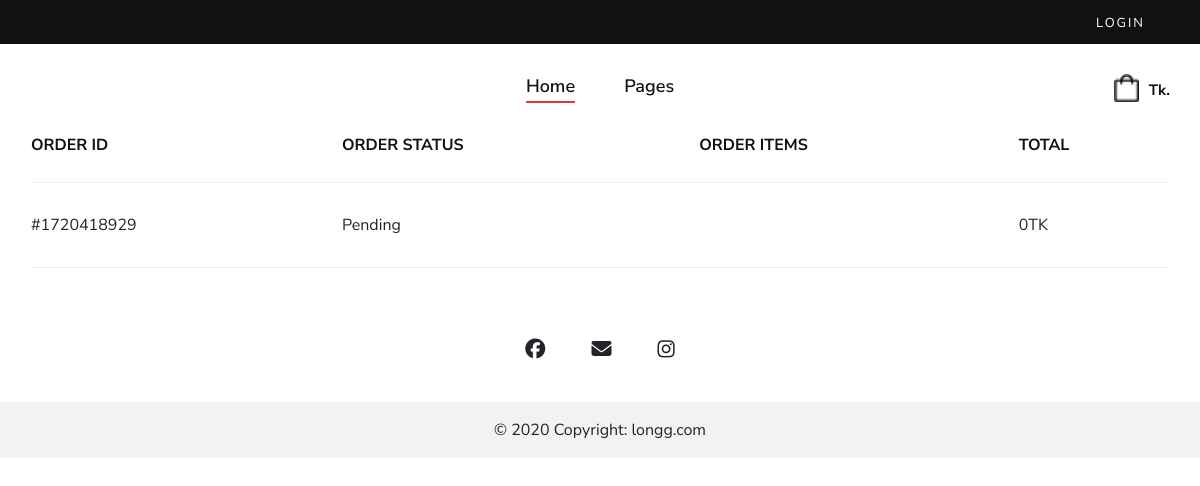
The page /myorder/58 on the database as committed earlier.
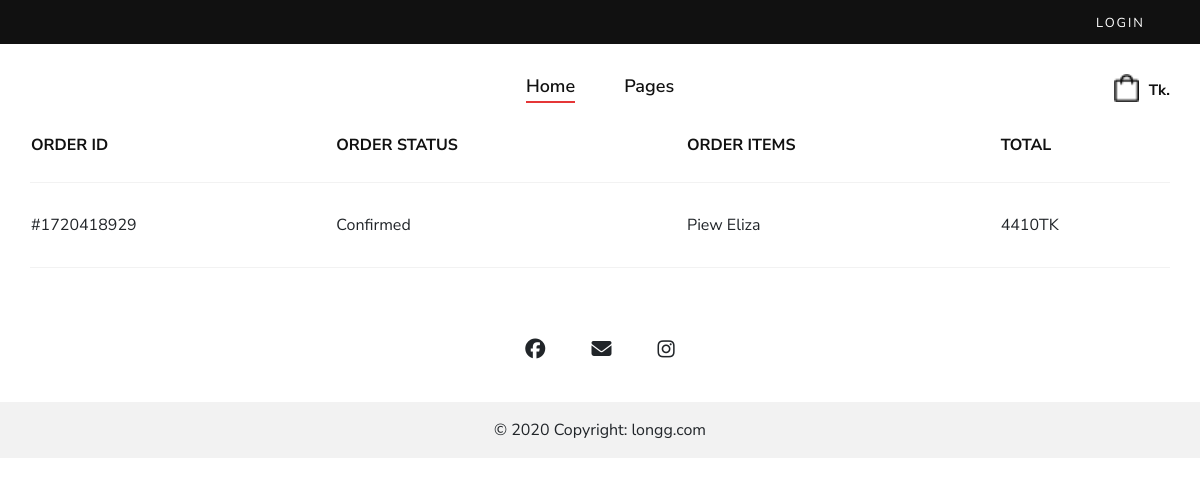
The same page on the database as committed later.
### shop/models.py (models this page shows, shortened)
class Order(models.Model):
    STATUS_CHOICES = [
        ('not_confirm','not_confirm'),
        ('Confirmed','Confirmed'),
        ('Pending', 'Pending'),
        ('Processing', 'Processing'),
        ('Shipped', 'Shipped'),
        ('Delivered', 'Delivered'),
        ('Cancelled', 'Cancelled'),
    ]
    LOCATION_CHOICES = [
        ('inside_dhaka', 'Inside Dhaka'),
        ('outside_dhaka', 'Outside Dhaka'),
    ]
    user=models.ForeignKey(UserProfile,on_delete=models.SET_NULL,null=True)
    status = models.CharField(max_length=20, choices=STATUS_CHOICES, default='Pending')
    items = models.ManyToManyField('Product', through='OrderItem')
    created_at=models.DateTimeField(default=now,blank=True)
    complete=models.BooleanField(default=False,blank=True)
    order_id=models.CharField(max_length=20,null=True,blank=True)
    coupon=models.BooleanField(default=False,null=True,blank=True)
    coupon_percentange=models.PositiveIntegerField(default=0,null=True,blank=True)
    cancel_reason=models.TextField(null=True,blank=True)
    location = models.CharField(max_length=20, choices=LOCATION_CHOICES, null=True, blank=True)
    totalbill= models.PositiveIntegerField(default=0)
    delivary_charge = models.PositiveIntegerField(default=False)
    def __str__(self):
        return str(f'{self.user} order')
    @property
    def get_total(self):
        order_items = OrderItem.objects.filter(order=self)
        total = sum(item.item_total for item in order_items)
        if self.coupon:
            total-=total*(self.coupon_percentange/100)
        return int(total)

class OrderItem(models.Model):
    product=models.ForeignKey(Product,on_delete=models.CASCADE,null=True)
    quantity=models.IntegerField(default=0)
    add_on_product= models.ManyToManyField(AddOnProduct)
    order = models.ForeignKey(Order, related_name='order_items',null=True, on_delete=models.CASCADE)
    size=models.CharField(max_length=10,blank=True,null=True)
    is_stitched = models.BooleanField(default=True)
    @property
    def item_total(self):
        add_on = self.add_on_product.all()
        total_add_on = sum(add_pro.price for add_pro in add_on)
        if  self.is_stitched:
            total=self.product.price*self.quantity
        else:
            total=self.product.unstitched_price*self.quantity
        return total+(total_add_on*self.quantity)

class Product(models.Model):
    name=models.CharField(max_length=100)
    slug = AutoSlugField(populate_from='name',unique=True,null=True,default=None)
    product_code=models.CharField(max_length=100,null=True,blank=True)
    add_on_product=models.ManyToManyField(AddOnProduct,blank=True)
    add_on_product2=models.ManyToManyField(AddOnProduct,related_name='ad_on_2',blank=True)
    add_on_product3=models.ManyToManyField(AddOnProduct,related_name="ad_on_3",blank=True)
    description=models.TextField(null=True,blank=True)
    price = models.IntegerField(default=0)
    unstitched_price = models.PositiveIntegerField(default=0)
    discount_percent=models.IntegerField(default=0)
    main_price = models.IntegerField(default=0)
    discount=models.BooleanField(default=True,null=True,blank=False)
    productCategory = models.ManyToManyField(ProductCategory)
    image=ResizedImageField(upload_to='product-image/',blank=True,null=True)
    image2=ResizedImageField(upload_to='product-image/',blank=True,null=True)
    image3=ResizedImageField(upload_to='product-image/',blank=True,null=True)
    image4=ResizedImageField(upload_to='product-image/',blank=True,null=True)
    arrive_at=models.DateTimeField(default=now,blank=True)
    new_arrival=models.BooleanField(default=False,blank=True)
    tags = TaggableManager()
    in_stock=models.BooleanField(default=True,blank=True)
    ratting = models.FloatField(default=0)

class AddOnProduct(models.Model):
    name=models.CharField(max_length=100)
    price=models.PositiveIntegerField(default=0)
    size = models.CharField(max_length=10,null=True,blank=True)

### shop/views.py (the view)
# urls.py: path('myorder/<int:pk>',profile, name="profile"),
def profile(request,pk):
    user=UserProfile.objects.get(id=pk)
    orders=Order.objects.filter(user=user,complete=True).order_by('-created_at')
    print(user)
    print(orders)
    context={
        'orders':orders,
        'userProfile':user
    }
    return render(request,'shop/profile.html',context)

### shop/models.py (called while the page is built)
    def __str__(self):
        return str(self.user)

### shop/templates/shop/profile.html
{% extends 'shop/main.html' %}
{% block body %}
<div class="container">
  <div class="row">
    <div class="col-lg-12">
      <div class="shopping__cart__table">
        <table>
            <thead>
                <tr>
                  <th>Order Id</th>
                  <th>Order status</th>
                  <th>Order items</th>
                  <th>Total</th>
                </tr>
            </thead>
            <tbody>
              {% for order in orders %}
              {% if order.status != 'not_confirm' %}
                  <tr>
                      <td>#{{ order.order_id }}</td>
                      <td>{{ order.status }}</td>
                      <td>
                          {% for item in order.order_items.all %}
                              {{ item.product.name }}
                          {% endfor %}
                      </td>
                      <td>{{ order.get_total }}TK</td>
                  </tr>
              {% endif %}
          {% endfor %}
            </tbody>
        </table>
      </div>
    </div>
  </div>
</div>
{% endblock %}

Rows that differ between the two databases and show on the page:
changed Order: gains OrderItem (product.name "Piew"); gains OrderItem (product.name "Eliza"); status "Pending" → "Confirmed"; get_total "0" → "4410"
